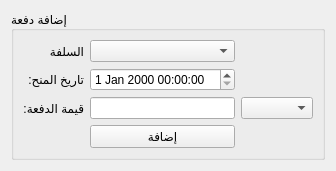
          <widget class="QWidget" name="page_18">
           <property name="geometry">
            <rect>
             <x>-231</x>
             <y>0</y>
             <width>314</width>
             <height>158</height>
            </rect>
           </property>
           <attribute name="label">
            <string>إضافة دفعة</string>
           </attribute>
           <layout class="QGridLayout" name="gridLayout_61">
            <item row="0" column="0">
             <widget class="QGroupBox" name="groupBox_15">
              <property name="title">
               <string>إضافة دفعة</string>
              </property>
              <layout class="QGridLayout" name="gridLayout_60">
               <item row="0" column="1">
                <widget class="QLabel" name="label_31">
                 <property name="text">
                  <string>السلفة</string>
                 </property>
                </widget>
               </item>
               <item row="0" column="2">
                <widget class="QComboBox" name="loans_combobox"/>
               </item>
               <item row="1" column="1">
                <widget class="QLabel" name="label_29">
                 <property name="text">
                  <string>تاريخ المنح:</string>
                 </property>
                </widget>
               </item>
               <item row="1" column="2">
                <widget class="QDateTimeEdit" name="load_direct_pay_date_input"/>
               </item>
               <item row="2" column="0">
                <spacer name="horizontalSpacer_14">
                 <property name="orientation">
                  <enum>Qt::Horizontal</enum>
                 </property>
                 <property name="sizeHint" stdset="0">
                  <size>
                   <width>40</width>
                   <height>20</height>
                  </size>
                 </property>
                </spacer>
               </item>
               <item row="2" column="1">
                <widget class="QLabel" name="label_33">
                 <property name="text">
                  <string>قيمة الدفعة:</string>
                 </property>
                </widget>
               </item>
               <item row="2" column="2">
                <widget class="QLineEdit" name="loan_direct_pay_value_input"/>
               </item>
               <item row="2" column="3">
                <widget class="QComboBox" name="loan_direct_pay_currency_combobox"/>
               </item>
               <item row="2" column="4">
                <spacer name="horizontalSpacer_34">
                 <property name="orientation">
                  <enum>Qt::Horizontal</enum>
                 </property>
                 <property name="sizeHint" stdset="0">
                  <size>
                   <width>40</width>
                   <height>20</height>
                  </size>
                 </property>
                </spacer>
               </item>
               <item row="3" column="2">
                <widget class="QPushButton" name="add_loan_payemnt_btn">
                 <property name="enabled">
                  <bool>true</bool>
                 </property>
                 <property name="text">
                  <string>إضافة</string>
                 </property>
                </widget>
               </item>
               <item row="4" column="2">
                <spacer name="verticalSpacer_5">
                 <property name="orientation">
                  <enum>Qt::Vertical</enum>
                 </property>
                 <property name="sizeHint" stdset="0">
                  <size>
                   <width>20</width>
                   <height>40</height>
                  </size>
                 </property>
                </spacer>
               </item>
              </layout>
             </widget>
            </item>
           </layout>
          </widget>
